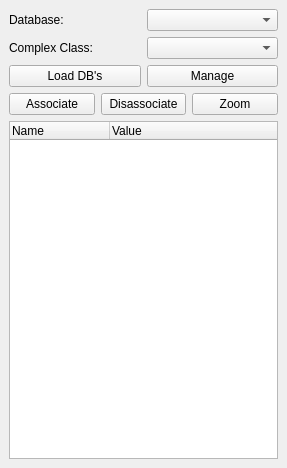
<?xml version="1.0" encoding="UTF-8"?>
<ui version="4.0">
 <class>DockWidget</class>
 <widget class="QDockWidget" name="DockWidget">
  <property name="geometry">
   <rect>
    <x>0</x>
    <y>0</y>
    <width>287</width>
    <height>468</height>
   </rect>
  </property>
  <property name="windowTitle">
   <string>DSGTools: Manage Complex Structures</string>
  </property>
  <widget class="QWidget" name="dockWidgetContents">
   <layout class="QGridLayout" name="gridLayout">
    <item row="0" column="0">
     <layout class="QHBoxLayout" name="horizontalLayout">
      <item>
       <widget class="QLabel" name="label">
        <property name="text">
         <string>Database:</string>
        </property>
       </widget>
      </item>
      <item>
       <widget class="QComboBox" name="dbCombo"/>
      </item>
     </layout>
    </item>
    <item row="1" column="0">
     <layout class="QHBoxLayout" name="horizontalLayout_2">
      <item>
       <widget class="QLabel" name="label_2">
        <property name="text">
         <string>Complex Class:</string>
        </property>
       </widget>
      </item>
      <item>
       <widget class="QComboBox" name="complexCombo"/>
      </item>
     </layout>
    </item>
    <item row="2" column="0">
     <layout class="QHBoxLayout" name="horizontalLayout_3">
      <item>
       <widget class="QPushButton" name="dbButton">
        <property name="text">
         <string>Load DB's</string>
        </property>
       </widget>
      </item>
      <item>
       <widget class="QPushButton" name="managePushButton">
        <property name="text">
         <string>Manage</string>
        </property>
       </widget>
      </item>
     </layout>
    </item>
    <item row="3" column="0">
     <layout class="QHBoxLayout" name="horizontalLayout_4">
      <item>
       <widget class="QPushButton" name="associatePushButton">
        <property name="text">
         <string>Associate</string>
        </property>
       </widget>
      </item>
      <item>
       <widget class="QPushButton" name="disassociatePushButton">
        <property name="text">
         <string>Disassociate</string>
        </property>
       </widget>
      </item>
      <item>
       <widget class="QPushButton" name="zoomButton">
        <property name="text">
         <string>Zoom</string>
        </property>
       </widget>
      </item>
     </layout>
    </item>
    <item row="4" column="0">
     <widget class="QTreeWidget" name="treeWidget">
      <column>
       <property name="text">
        <string>Name</string>
       </property>
      </column>
      <column>
       <property name="text">
        <string>Value</string>
       </property>
      </column>
     </widget>
    </item>
   </layout>
  </widget>
 </widget>
 <resources/>
 <connections/>
</ui>
